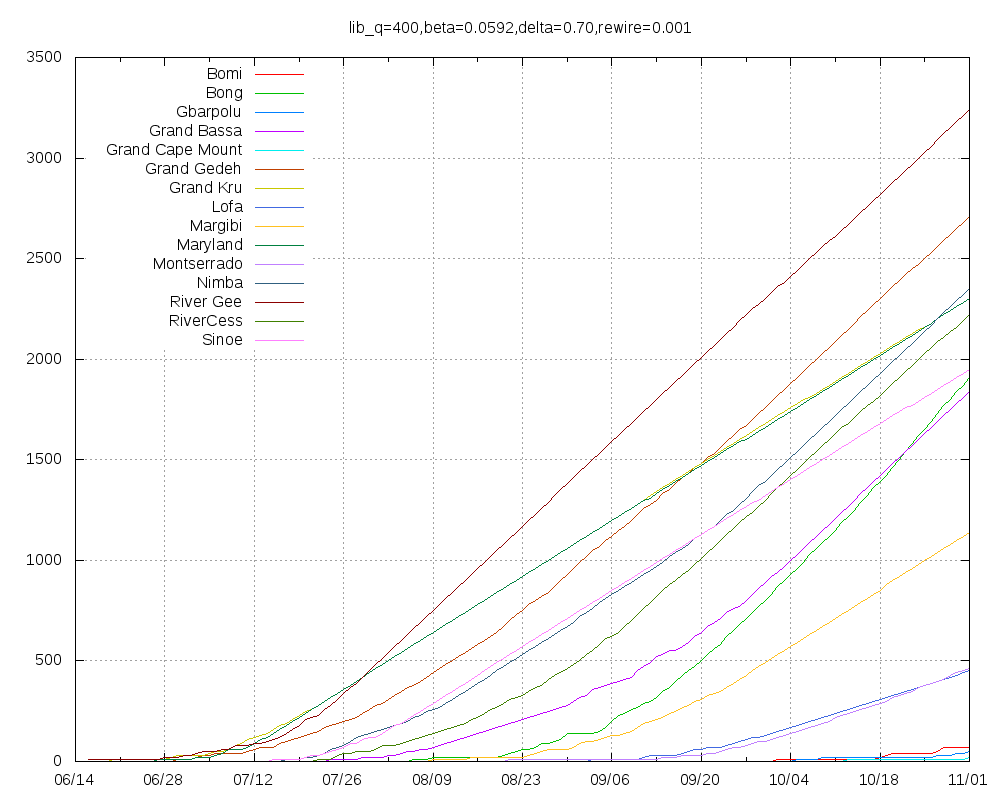

gnuplot code for this plot:
set title "lib_q=400,beta=0.0592,delta=0.70,rewire=0.001"
set key top left
set grid
set xdata time
set timefmt "%Y-%m-%d"
set terminal png size 1000,800
set output "lib_q=400,beta=0.0592,delta=0.70,rewire=0.001.png"
plot "Bomi.tab" using 1:2 title "Bomi" with lines,"Bong.tab" using 1:2 title "Bong" with lines,"Gbarpolu.tab" using 1:2 title "Gbarpolu" with lines,"Grand_Bassa.tab" using 1:2 title "Grand Bassa" with lines,"Grand_Cape_Mount.tab" using 1:2 title "Grand Cape Mount" with lines,"Grand_Gedeh.tab" using 1:2 title "Grand Gedeh" with lines,"Grand_Kru.tab" using 1:2 title "Grand Kru" with lines,"Lofa.tab" using 1:2 title "Lofa" with lines,"Margibi.tab" using 1:2 title "Margibi" with lines,"Maryland.tab" using 1:2 title "Maryland" with lines,"Montserrado.tab" using 1:2 title "Montserrado" with lines,"Nimba.tab" using 1:2 title "Nimba" with lines,"River_Gee.tab" using 1:2 title "River Gee" with lines,"RiverCess.tab" using 1:2 title "RiverCess" with lines,"Sinoe.tab" using 1:2 title "Sinoe" with lines
